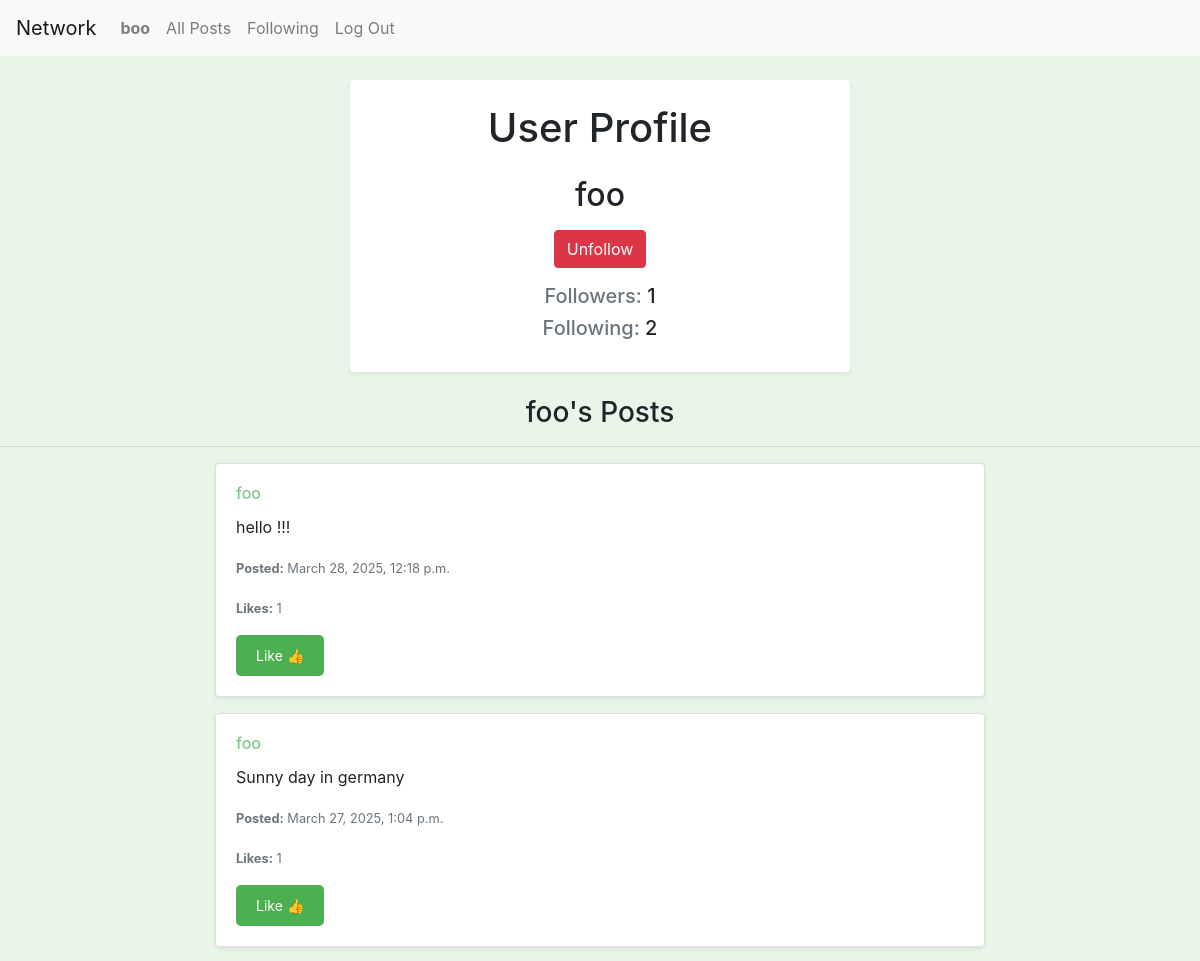
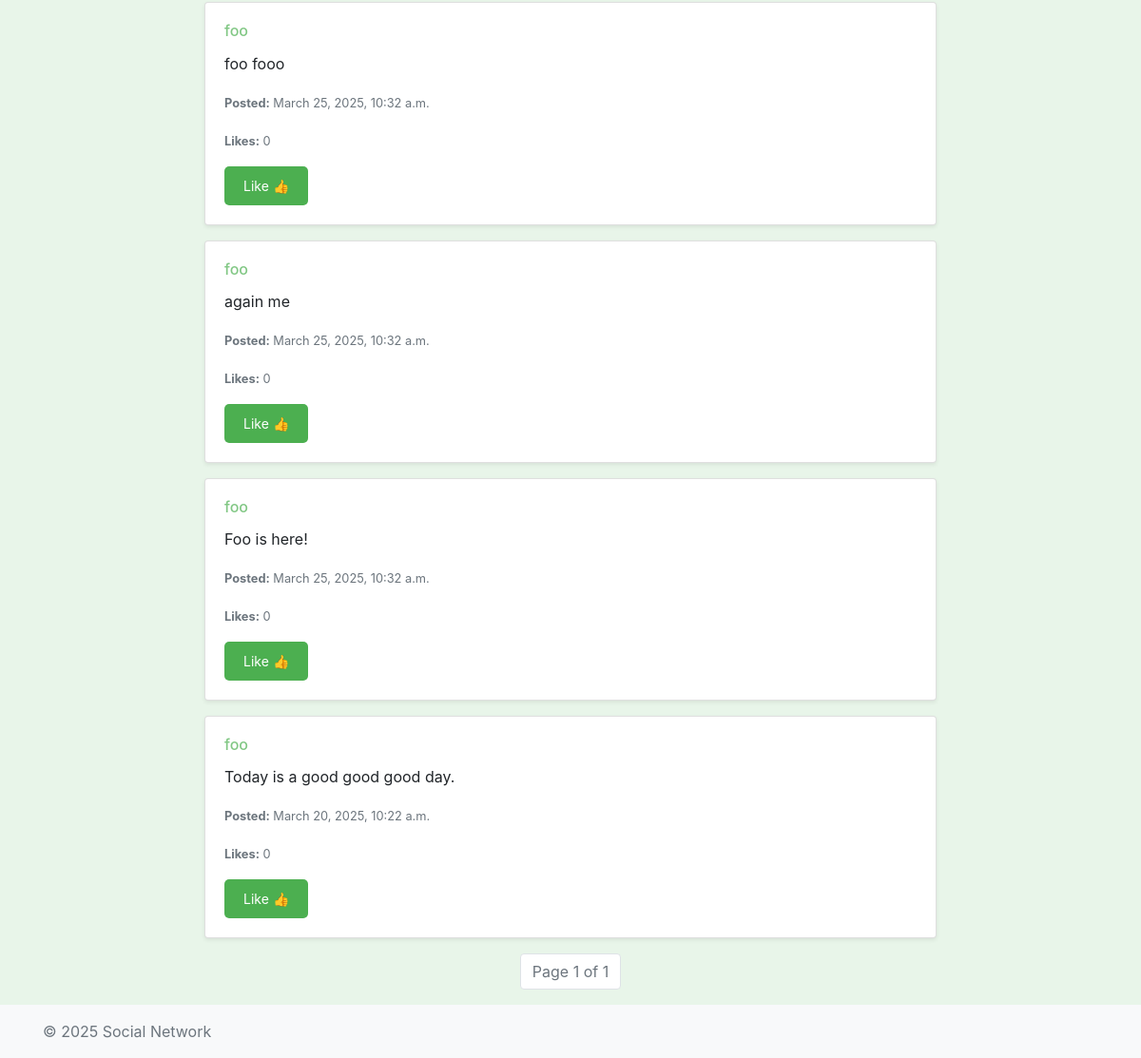
Screenshot of /profile/foo (signed in) with the database file from the repository (2 pictures, top to bottom).
### network/models.py (models this page shows, shortened)
class User(AbstractUser):
    pass

class Post(models.Model):
    author = models.ForeignKey(User, on_delete=models.CASCADE, related_name="posts")
    content = models.TextField()
    created_at = models.DateTimeField(auto_now_add=True)

### network/views.py (the view)
# urls.py: path("profile/<str:username>", views.profile, name="profile"),
@login_required
def profile(request, username):
    profile_user = get_object_or_404(User, username=username)
    posts = Post.objects.filter(author=profile_user).annotate(likes_count=Count('like')).order_by('-created_at')
    is_following = request.user.following.filter(following=profile_user).exists()
    paginator = Paginator(posts, 10)
    page_number = request.GET.get('page')
    page_obj = paginator.get_page(page_number)
    return render(request, 'network/profile.html', {
        'profile_user': profile_user,
        'is_following': is_following,
        'page_obj': page_obj
    })

### network/templates/network/profile.html (shortened to what this page needs)
{% extends 'network/layout.html' %}
{% block body %}
<br>
<div class="profile-container bg-white p-4 rounded shadow-sm text-center" style="max-width: 500px; margin: 0 auto;">
    <h1 class="mb-4">User Profile</h1>
    <h2 class="mb-3">{{ profile_user.username }}</h2>
    {% if user.is_authenticated and user != profile_user %}
        <form action="{% url 'follow' profile_user.username %}" method="post" class="d-inline-block">
            <button type="submit" class="btn {% if is_following %}btn-danger{% else %}like-button{% endif %}">
                {% if is_following %}Unfollow{% else %}Follow{% endif %}
            </button>
        </form>
    {% endif %}
    <div class="mt-3">
        <h5><span class="text-muted">Followers:</span> {{ profile_user.followers.count }}</h5>
        <h5><span class="text-muted">Following:</span> {{ profile_user.following.count }}</h5>
    </div>
</div>
<br>
<h3 class="mb-3 text-center">{{ profile_user.username }}'s Posts</h3>
<hr>
{% if page_obj %}
<div class="container" style="max-width: 800px;">
    {% for post in page_obj %}
    <div class="card mb-3 shadow-sm">
        <div class="card-body">
            <h6 class="card-title">
                <a href="{% url 'profile' post.author.username %}">{{ post.author.username }}</a>
            </h6>
            <p class="card-text" id="post-content-{{ post.id }}">{{ post.content }}</p>
            <p class="card-text text-muted">
                <small><b>Posted:</b> {{ post.created_at }}</small>
            </p>
            <p class="card-text text-muted">
                <small><b>Likes:</b> <span id="like-count-{{ post.id }}">{{ post.likes_count }}</span></small>
            </p>
            {% if user.is_authenticated %}
            <button class="like-button" data-post-id="{{ post.id }}" data-url="{% url 'like' post.id %}">
                {% if user in post.like_set.all %}
                    Unlike 👎
                {% else %}
                    Like 👍
                {% endif %}
            </button>
            {% endif %}
        </div>
    </div>
    {% endfor %}
</div>
{% else %}
<p class="text-center text-muted">No posts yet.</p>
{% endif %}
<nav aria-label="Page navigation">
    <ul class="pagination justify-content-center">
        <li class="page-item disabled">
            <a class="page-link">Page {{ page_obj.number }} of {{ page_obj.paginator.num_pages }}</a>
        </li>
    </ul>
</nav>
{% endblock %}

### network/templates/network/layout.html (shortened to what this page needs)
{% load static %}
<!DOCTYPE html>
<html lang="en">
    <head>
        <link rel="stylesheet" href="https://stackpath.bootstrapcdn.com/bootstrap/4.4.1/css/bootstrap.min.css">
        <link href="{% static 'network/styles.css' %}" rel="stylesheet">
    </head>
    <body class="d-flex flex-column min-vh-100">
        <nav class="navbar navbar-expand-lg navbar-light bg-light">
            <a class="navbar-brand" href="{% if user.is_authenticated %}{% url 'index' %}{% else %}{% url 'landing' %}{% endif %}">Network</a>
            <div>
              <ul class="navbar-nav mr-auto">
                {% if user.is_authenticated %}
                    <li class="nav-item">
                        <a class="nav-link" href="{% url 'profile' user.username %}"><strong>{{ user.username }}</strong></a>
                    </li>
                {% endif %}
                <li class="nav-item">
                  <a class="nav-link" href="{% url 'index' %}">All Posts</a>
                </li>
                {% if user.is_authenticated %}
                    <li class="nav-item">
                        <a class="nav-link" href="{% url 'following' %}">Following</a>
                    </li>
                    <li class="nav-item">
                        <a class="nav-link" href="{% url 'logout' %}">Log Out</a>
                    </li>
                {% endif %}
              </ul>
            </div>
          </nav>
        <div class="body">
            {% block body %}
            {% endblock %}
        </div>
    </body>
    <footer class="footer mt-auto py-3 bg-light">
        <div class="container">
            <span class="text-muted">© 2025 Social Network</span>
        </div>
    </footer>
</html>

### network/static/network/styles.css (style rules this page uses)
body { background: #e8f5e9; }
a { color: #81c784; text-decoration: none; }
.like-button { background-color: #4caf50; color: white; border: none; padding: 10px 20px; border-radius: 5px; cursor: pointer; font-size: 14px; }

### rows the page displays
User: username "boo"
User: username "foo", followers.count "1", following.count "2"
Post: author.username "foo", content "hello !!!", created_at "March 28, 2025, 12:18 p.m.", likes_count "1", shows "Like 👍"
Post: author.username "foo", content "Sunny day in germany", created_at "March 27, 2025, 1:04 p.m.", likes_count "1", shows "Like 👍"
Post: author.username "foo", content "foo fooo", created_at "March 25, 2025, 10:32 a.m.", likes_count "0", shows "Like 👍"
Post: author.username "foo", content "again me", created_at "March 25, 2025, 10:32 a.m.", likes_count "0", shows "Like 👍"
Post: author.username "foo", content "Foo is here!", created_at "March 25, 2025, 10:32 a.m.", likes_count "0", shows "Like 👍"
Post: author.username "foo", content "Today is a good good good day.", created_at "March 20, 2025, 10:22 a.m.", likes_count "0", shows "Like 👍"

### other values shown
{{ page_obj.number }} "1"
{{ page_obj.paginator.num_pages }} "1"
